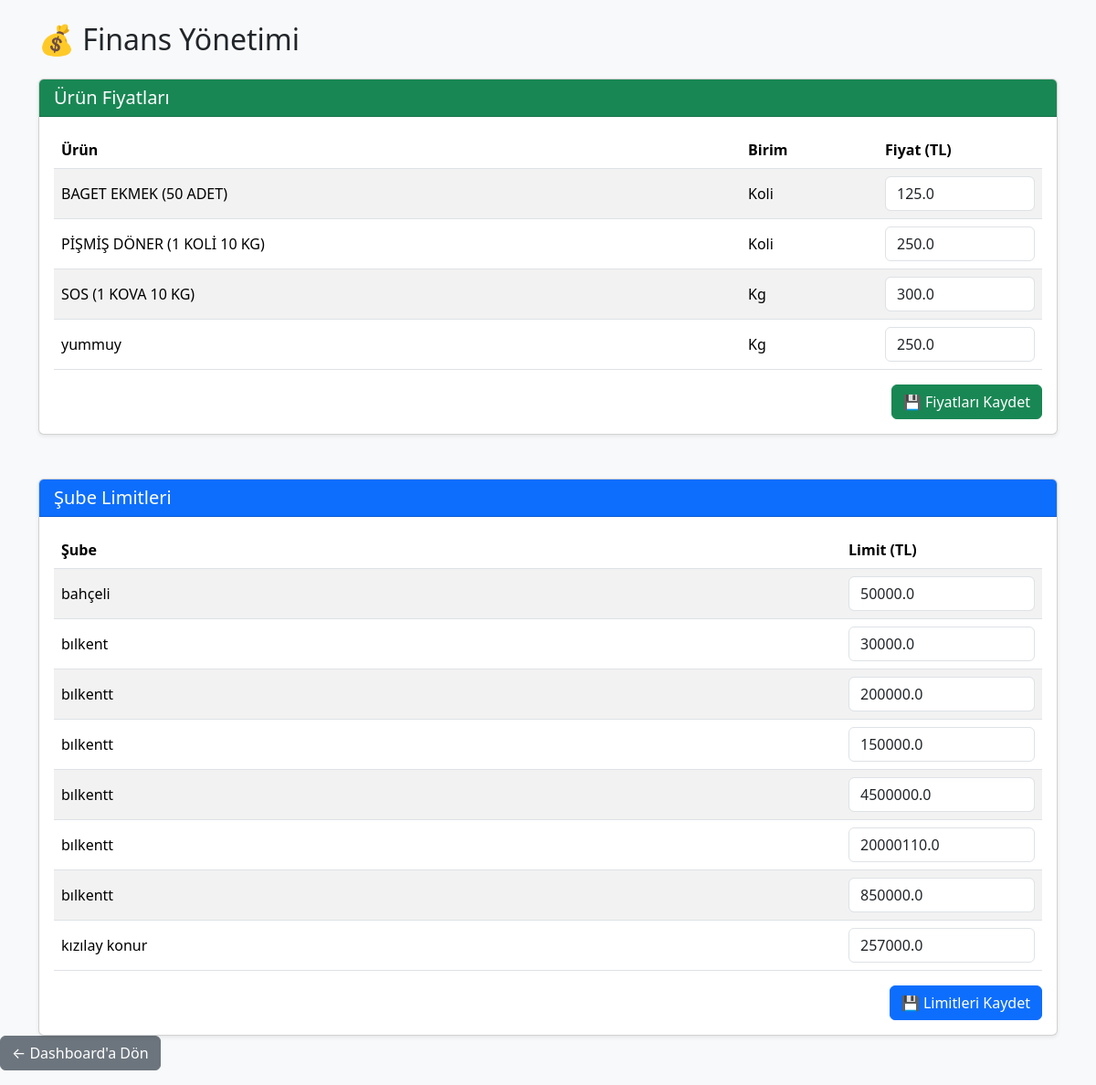
The page /finans (signed in) on the database as committed earlier.
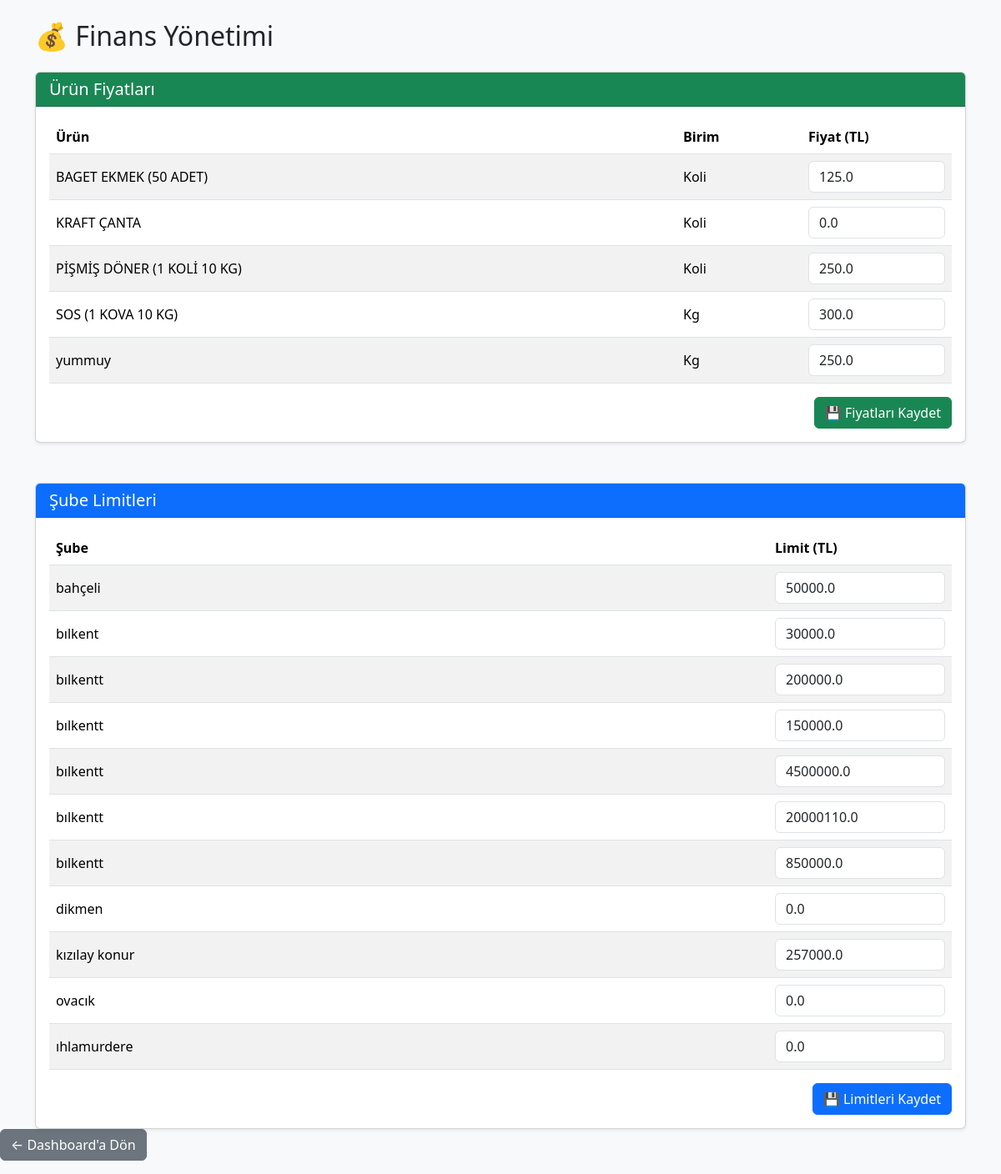
The same page on the database as committed later.
### tables this page shows
CREATE TABLE urunler(

            id INTEGER PRIMARY KEY AUTOINCREMENT,

            urun_kodu TEXT NOT NULL UNIQUE,

            urun_adi TEXT NOT NULL,

            kategori TEXT,

            birim TEXT,

            durum TEXT

        , palet_kapasitesi INTEGER DEFAULT 0, urun_tipi TEXT DEFAULT 'Donuk', koli_agirligi REAL DEFAULT 0, fiyat REAL DEFAULT 0, tedarik_sekli TEXT DEFAULT 'Merkez');

CREATE TABLE subeler(

            id INTEGER PRIMARY KEY AUTOINCREMENT,

            sube_adi TEXT NOT NULL,

            yetkili TEXT,

            telefon TEXT,

            eposta TEXT,

            il TEXT,

            ilce TEXT,

            adres TEXT,

            durum TEXT

        , kullanici_adi TEXT, sifre TEXT, uretim_gunu TEXT, sevkiyat_gunu TEXT, sevkiyat_saati TEXT, teslim_suresi TEXT, limit_tutari REAL DEFAULT 0, firma TEXT DEFAULT 'ÖZNİL', lojistik_bedeli REAL DEFAULT 0);

### src/main.py (the view, shortened to what this page needs)
@app.route("/finans", methods=["GET", "POST"])
def finans():
    sonuc = admin_kontrol()
    if sonuc:
        return sonuc
    urunler = get_finans_urunleri()
    subeler = get_finans_subeleri()
    return render_template(
        "finans.html",
        urunler=urunler,
        subeler=subeler
    )

### src/database.py (called while the page is built)
def connect_database():
    print("DB =", os.path.abspath(DB_NAME))
    return sqlite3.connect(DB_NAME)

def get_finans_urunleri():
    conn = connect_database()
    cursor = conn.cursor()
    cursor.execute("""
        SELECT
            id,
            urun_adi,
            birim,
            fiyat

        FROM urunler

        ORDER BY urun_adi
    """)
    sonuc = cursor.fetchall()
    conn.close()
    return sonuc

def get_finans_subeleri():
    conn = connect_database()
    cursor = conn.cursor()
    cursor.execute("""
        SELECT
            id,
            sube_adi,
            limit_tutari

        FROM subeler

        ORDER BY sube_adi
    """)
    sonuc = cursor.fetchall()
    conn.close()
    return sonuc

### src/main.py (called while the page is built)
@app.before_request
def test():
    print(
        "METHOD:",
        request.method,
        "URL:",
        request.path
    )

def admin_kontrol():
    if "giris" not in session:
        return redirect("/")
    if session.get("yetki") != "admin":
        abort(403)
    return None

### templates/finans.html (shortened to what this page needs)
<!DOCTYPE html>
<html lang="tr">
<head>
    <link href="https://cdn.jsdelivr.net/npm/bootstrap@5.3.3/dist/css/bootstrap.min.css" rel="stylesheet">
</head>
<body class="bg-light">
<div class="container mt-4">
    <h2 class="mb-4">
        💰 Finans Yönetimi
    </h2>
    <div class="card shadow-sm mb-5">
        <div class="card-header bg-success text-white">
            <h5 class="mb-0">
                Ürün Fiyatları
            </h5>
        </div>
        <div class="card-body">
            <form method="POST">
                <table class="table table-striped table-hover align-middle">
                    <thead>
                        <tr>
                            <th>Ürün</th>
                            <th width="150">Birim</th>
                            <th width="180">Fiyat (TL)</th>
                        </tr>
                    </thead>
                    <tbody>
                    {% for urun in urunler %}
                        <tr>
                            <td>{{ urun[1] }}</td>
                            <td>{{ urun[2] }}</td>
                            <td>
                                <input
                                    type="number"
                                    step="0.01"
                                    min="0"
                                    class="form-control"
                                    name="fiyat_{{ urun[0] }}"
                                    value="{{ urun[3] }}">
                            </td>
                        </tr>
                    {% endfor %}
                    </tbody>
                </table>
                <div class="text-end">
                    <button
                        type="submit"
                        class="btn btn-success">
                        💾 Fiyatları Kaydet
                    </button>
                </div>
            </form>
        </div>
    </div>
    <div class="card shadow-sm">
        <div class="card-header bg-primary text-white">
            <h5 class="mb-0">
                Şube Limitleri
            </h5>
        </div>
        <div class="card-body">
            <form method="POST">
                <table class="table table-striped table-hover align-middle">
                    <thead>
                        <tr>
                            <th>Şube</th>
                            <th width="220">Limit (TL)</th>
                        </tr>
                    </thead>
                    <tbody>
                    {% for sube in subeler %}
                        <tr>
                            <td>{{ sube[1] }}</td>
                            <td>
                                <input
                                    type="number"
                                    step="0.01"
                                    min="0"
                                    class="form-control"
                                    name="limit_{{ sube[0] }}"
                                    value="{{ sube[2] }}">
                            </td>
                        </tr>
                    {% endfor %}
                    </tbody>
                </table>
                <div class="text-end">
                    <button
                        type="submit"
                        class="btn btn-primary">
                        💾 Limitleri Kaydet
                    </button>
                </div>
            </form>
        </div>
    </div>
</div>
</body>
</html>
<div class="mb-3">
    <a href="/dashboard" class="btn btn-secondary">
        ← Dashboard'a Dön
    </a>
</div>

Rows that differ between the two databases and show on the page:
added urunler: urun_adi "KRAFT ÇANTA", birim "Koli", fiyat "0.0"
added subeler: sube_adi "dikmen", limit_tutari "0.0"
added subeler: sube_adi "ovacık", limit_tutari "0.0"
added subeler: sube_adi "ıhlamurdere", limit_tutari "0.0"
